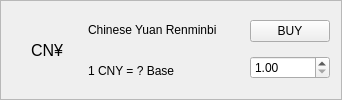
                 <widget class="QFrame" name="card_cny">
                  <property name="minimumSize">
                   <size>
                    <width>0</width>
                    <height>100</height>
                   </size>
                  </property>
                  <property name="maximumSize">
                   <size>
                    <width>16777215</width>
                    <height>120</height>
                   </size>
                  </property>
                  <property name="frameShape">
                   <enum>QFrame::StyledPanel</enum>
                  </property>
                  <property name="frameShadow">
                   <enum>QFrame::Raised</enum>
                  </property>
                  <layout class="QHBoxLayout" name="horizontalLayout_20">
                   <item>
                    <widget class="QLabel" name="lbl_icon_cny">
                     <property name="minimumSize">
                      <size>
                       <width>70</width>
                       <height>70</height>
                      </size>
                     </property>
                     <property name="font">
                      <font>
                       <pointsize>12</pointsize>
                      </font>
                     </property>
                     <property name="text">
                      <string>CN¥</string>
                     </property>
                     <property name="alignment">
                      <set>Qt::AlignCenter</set>
                     </property>
                    </widget>
                   </item>
                   <item>
                    <layout class="QVBoxLayout" name="verticalLayout_43">
                     <item>
                      <widget class="QLabel" name="lbl_name_cny">
                       <property name="minimumSize">
                        <size>
                         <width>0</width>
                         <height>0</height>
                        </size>
                       </property>
                       <property name="text">
                        <string>Chinese Yuan Renminbi</string>
                       </property>
                      </widget>
                     </item>
                     <item>
                      <widget class="QLabel" name="lbl_rate_cny">
                       <property name="minimumSize">
                        <size>
                         <width>0</width>
                         <height>0</height>
                        </size>
                       </property>
                       <property name="text">
                        <string>1 CNY = ? Base</string>
                       </property>
                      </widget>
                     </item>
                    </layout>
                   </item>
                   <item>
                    <spacer name="horizontalSpacer_20">
                     <property name="orientation">
                      <enum>Qt::Horizontal</enum>
                     </property>
                     <property name="sizeType">
                      <enum>QSizePolicy::Expanding</enum>
                     </property>
                     <property name="sizeHint" stdset="0">
                      <size>
                       <width>27</width>
                       <height>20</height>
                      </size>
                     </property>
                    </spacer>
                   </item>
                   <item>
                    <layout class="QVBoxLayout" name="verticalLayout_44">
                     <item>
                      <widget class="QPushButton" name="buy_cny_button">
                       <property name="text">
                        <string>BUY</string>
                       </property>
                      </widget>
                     </item>
                     <item>
                      <widget class="QDoubleSpinBox" name="dsb_amount_cny">
                       <property name="minimum">
                        <double>1.000000000000000</double>
                       </property>
                      </widget>
                     </item>
                    </layout>
                   </item>
                  </layout>
                 </widget>
